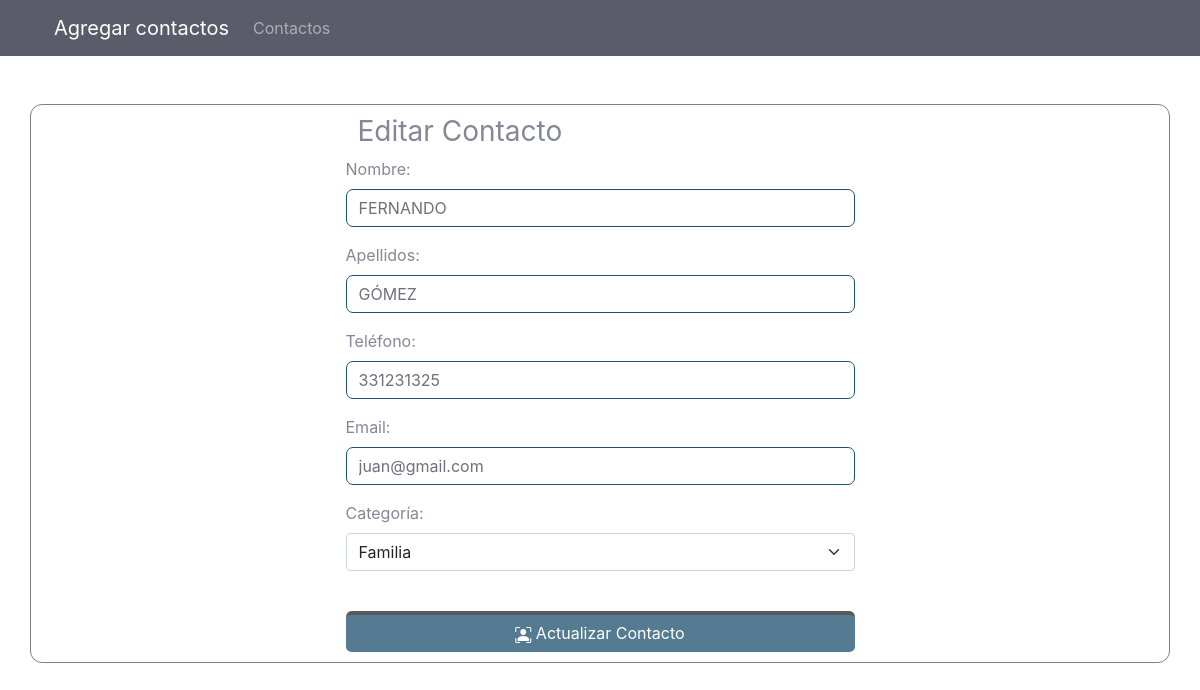
Screenshot of /editar_contacto.php?id=3&idCategoria=1 with the database file from the repository.
### tables this page shows
CREATE TABLE `contactos` (
  `id` int(11) NOT NULL,
  `nombre` varchar(200) NOT NULL,
  `apellido` varchar(200) NOT NULL,
  `telefono` int(11) NOT NULL,
  `email` varchar(300) NOT NULL,
  `categoria` varchar(300) NOT NULL
);

### editar_contacto.php (the view, shortened to what this page needs)
<?php include("includes/header.php") ?>
<?php
if (isset($_GET['id'])) {
    $idContacto = $_GET['id'];
}
$query = "SELECT * FROM  contactos WHERE id = :id";
$stmt = $conn->prepare($query);
$stmt->bindParam(":id", $idContacto, PDO::PARAM_INT);
$stmt->execute();
$contacto = $stmt->fetch(PDO::FETCH_OBJ);
if (isset($_GET['idCategoria'])) {
    $idCategoria = $_GET['idCategoria'];
}
$query = "SELECT * FROM  categorias";
$stmt = $conn->prepare($query);
$stmt->execute();
$categoria = $stmt->fetchAll(PDO::FETCH_OBJ);
?>
<div class="row">
    <div class="col-sm-6 container">
        <div class="col-sm-6">
            <h3>Editar Contacto</h3>
        </div>
        <form method="POST" action="<?php $_SERVER['PHP_SELF']; ?>">
            <div class="mb-3">
                <label for="nombre" class="form-label">Nombre:</label>
                <input type="text" class="form-control" name="nombre" id="nombre" placeholder="Ingresa el nombre" value="<?php if ($contacto) echo $contacto->nombre; ?>">
            </div>
            <div class="mb-3">
                <label for="apellidos" class="form-label">Apellidos:</label>
                <input type="text" class="form-control" name="apellido" id="apellido" placeholder="Ingresa los apellidos" value="<?php if ($contacto) echo $contacto->apellido; ?>">
            </div>
            <div class="mb-3">
                <label for="telefono" class="form-label">Teléfono:</label>
                <input type="number" class="form-control" name="telefono" id="telefono" placeholder="Ingresa el teléfono" value="<?php if ($contacto) echo $contacto->telefono; ?>">
            </div>
            <div class="mb-3">
                <label for="email" class="form-label">Email:</label>
                <input type="email" class="form-control" name="email" id="email" placeholder="Ingresa el email" value="<?php if ($contacto) echo $contacto->email; ?>">
            </div>
            <div class="mb-3">
                <label for="email" class="form-label">Categoría:</label>
                <select class="form-select" aria-label="Default select example" name="categoria">
                    <?php foreach ($categoria as $fila) : ?>
                        <option value="<?php echo $fila->id; ?>" <?php if ($idCategoria == $fila->id) echo "selected"; ?>>
                            <?php echo $fila->nombre; ?></option>
                    <?php endforeach; ?>
                </select>
            </div>
            <br />
            <button type="submit" name="editarContacto" class="btn btn-primary w-100"><i class="bi bi-person-bounding-box"></i> Actualizar Contacto</button>
        </form>
    </div>
</div>
<?php include("includes/footer.php") ?>

### rows the page displays
contactos: nombre "FERNANDO", apellido "GÓMEZ", telefono "331231325", email "juan@gmail.com"

### other values shown
form field categoria "Familia"
